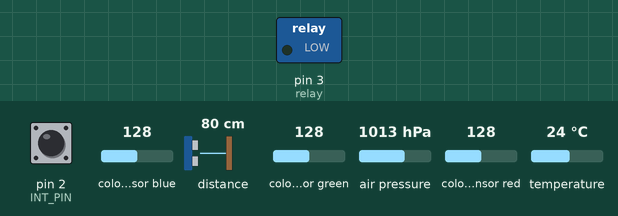
Recording of a program running on a simulated Arduino Uno, built with avr-gcc and run on an emulated ATmega328P. Shown: switched loads named in the program (green lamp = pin HIGH). Inputs (shaded band) come from the test bench; at power-on: pin 2 (INT_PIN) HIGH, colour sensor blue 128, distance to the obstacle 80 cm, colour sensor green 128, air pressure 1013 hPa, colour sensor red 128, temperature 24 °C. What the program prints to the serial monitor is not drawn.

Above: at 13.8 s.
13.9 s: pin 2 (INT_PIN) pulled LOW for 3 s
At 14.8 s:
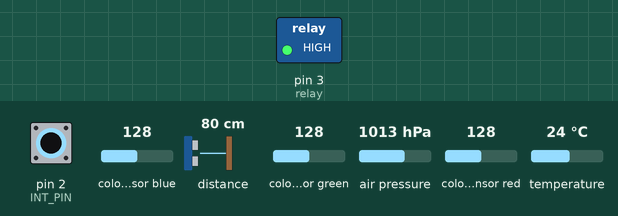
Timing chart, 0 to 30.4 s (numbered marks = the images above; inputs shaded):
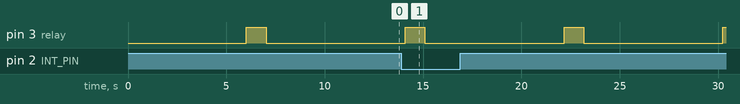

The program:

main.cpp
```cpp
#include "Adafruit_APDS9960.h"
#include <Adafruit_BMP280.h>
#include <SPI.h>
#include <Wire.h>
#include "serial_printf.hpp"

Adafruit_APDS9960 apds;

Adafruit_BMP280 bmp; // use I2C interface
Adafruit_Sensor *bmp_temp = bmp.getTemperatureSensor();
Adafruit_Sensor *bmp_pressure = bmp.getPressureSensor();

unsigned state;

//the pin that the interrupt is attached to
#define INT_PIN 2
#define relay 3

void printColorData(uint16_t r, uint16_t g, uint16_t b, uint16_t c);
void printTP(float t, float p);

void setup() {

  init();

  serial_begin(57600);
  stdout = fdevopen(serial_putchar, NULL);

  Serial.begin(57600);
  pinMode(INT_PIN, INPUT_PULLUP);
  pinMode(relay, OUTPUT);

  if(!apds.begin()){
    printf("failed to initialize device! Please check your wiring.\n");
  }
  else printf("Device initialized!\n");

  //enable color sensign mode
  apds.enableColor(true);

  printf("BMP280 Sensor event test\n");

  unsigned status;
  status = bmp.begin();
  if (!status) {
    printf("Could not find a valid BMP280 sensor, check wiring or try a different address!\n");
    printf("SensorID was: 0x"); printf("%x\n", bmp.sensorID());
    printf("        ID of 0xFF probably means a bad address, a BMP 180 or BMP 085\n");
    printf("   ID of 0x56-0x58 represents a BMP 280,\n");
    printf("        ID of 0x60 represents a BME 280.\n");
    printf("        ID of 0x61 represents a BME 680.\n");
    while (1) delay(10);
  }

  /* Default settings from datasheet. */
  bmp.setSampling(Adafruit_BMP280::MODE_NORMAL,     /* Operating Mode. */
                  Adafruit_BMP280::SAMPLING_X2,     /* Temp. oversampling */
                  Adafruit_BMP280::SAMPLING_X16,    /* Pressure oversampling */
                  Adafruit_BMP280::FILTER_X16,      /* Filtering. */
                  Adafruit_BMP280::STANDBY_MS_500); /* Standby time. */

  bmp_temp->printSensorDetails();

  state = 1;

}

void loop() {

  printf("state: %d\n", state);

  switch (state) {

    case 1:

      //create some variables to store the color data in
      uint16_t r, g, b, c;
      sensors_event_t temp_event, pressure_event;
      delay(5000);

      state = 2;
      break;

    case 2:

      bmp_temp->getEvent(&temp_event);
      bmp_pressure->getEvent(&pressure_event);
      printTP(temp_event.temperature, pressure_event.pressure);
      state = 3;

    case 3:

      delay(1000);
      state = 4;

    case 4:

      //activation and deactivation of relay
      digitalWrite(relay, HIGH);
      delay(1000);
      digitalWrite(relay, LOW);
      delay(1000);

      state = 5;

    case 5:

      //wait for color data to be ready
      while(!apds.colorDataReady()){
        delay(5);
      }

      //get the data and print the different channels
      apds.getColorData(&r, &g, &b, &c);
      printColorData(r, g, b, c);

      //print the proximity reading when the interrupt pin goes low
      if(!digitalRead(INT_PIN)){
        printf("%u\n", apds.readProximity());

        //clear the interrupt
        apds.clearInterrupt();
      }

      state = 1;

    default:
      state = 1;
      break;
  }

}

void printTP(float t, float p) {

  printf("Temperature = %.2f *C\n", t);
  printf("Pressure = %.2f hPa\n", p);

}

void printColorData(uint16_t r, uint16_t g, uint16_t b, uint16_t c) {

  printf("red: %u", r);
  printf(" green: %u", g);
  printf(" blue: %u", b);
  printf(" clear: %u\n", c);

}
```

serial_printf.cpp
```cpp
#include "serial_printf.hpp"

#define BAUD_RATE 57600
#define BAUD_PRESCALE ((F_CPU / (BAUD_RATE * 16UL)) - 1)

void serial_begin(unsigned long baud) {
  UBRR0H = (unsigned char)(BAUD_PRESCALE >> 8);
  UBRR0L = (unsigned char)(BAUD_PRESCALE);
  UCSR0B |= (1 << TXEN0);
  UCSR0C |= (1 << UCSZ01) | (1 << UCSZ00);
}

int serial_putchar(char c, FILE *stream) {
  if (c == '\n') {
    serial_putchar('\r', stream);
  }
  loop_until_bit_is_set(UCSR0A, UDRE0);
  UDR0 = c;
  return 0;
}

void serial_print_float(float value, int decimalPlaces) {
  char buffer[32];
  dtostrf(value, 0, decimalPlaces, buffer);
  fputs(buffer, stdout);
}

void serial_print_int32(int32_t value) {
  char buffer[12];
  snprintf(buffer, sizeof(buffer), "%" PRId32, value);
  fputs(buffer, stdout);
}
```

serial_printf.hpp
```cpp
#ifndef SERIAL_PRINT_HPP
#define SERIAL_PRINT_HPP

#include <stdio.h>
#include <stdlib.h>
#include <inttypes.h>
#include <avr/io.h>

void serial_begin(unsigned long baud);
int serial_putchar(char c, FILE *stream);
void serial_print_float(float value, int decimalPlaces);
void serial_print_int32(int32_t value);

#endif
```

Measured:
- by itself, pin 3 (relay): alternates HIGH for 1.0 s and LOW for 7.1 s
